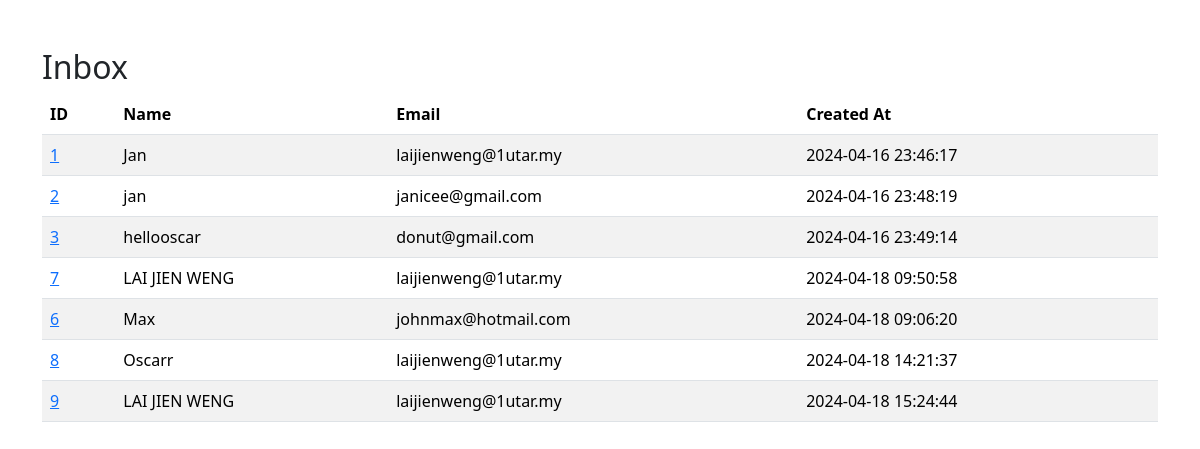
The app's page /admin/inbox.php with its own data.
### tables this page shows
CREATE TABLE `contact_responses` (
  `id` int(11) NOT NULL,
  `name` varchar(255) NOT NULL,
  `email` varchar(255) NOT NULL,
  `message` text NOT NULL,
  `created_at` timestamp NULL DEFAULT current_timestamp()
);

### admin/inbox.php (the view, shortened to what this page needs)
<?php
include("../include/connect.php");
$query = "SELECT * FROM contact_responses";
$result = mysqli_query($con, $query);
?>
<!DOCTYPE html>
<html lang="en">
<head>
    <link href="https://cdn.jsdelivr.net/npm/bootstrap@5.3.3/dist/css/bootstrap.min.css" rel="stylesheet">
</head>
<body>
    <div class="container mt-5">
        <h2>Inbox</h2>
        <table class="table table-striped">
            <thead>
                <tr>
                    <th>ID</th>
                    <th>Name</th>
                    <th>Email</th>
                    <th>Created At</th>
                </tr>
            </thead>
            <tbody>
                <?php while ($row = mysqli_fetch_assoc($result)) { ?>
                    <tr>
                        <td><a href="message_details.php?id=<?php echo $row['id']; ?>"><?php echo $row['id']; ?></a></td>
                        <td><?php echo $row['name']; ?></td>
                        <td><?php echo $row['email']; ?></td>
                        <td><?php echo $row['created_at']; ?></td>
                    </tr>
                <?php } ?>
            </tbody>
        </table>
    </div>
</body>
</html>

### records on screen
contact_responses: id "1", name "Jan", email "laijienweng@1utar.my", created_at "2024-04-16 23:46:17"
contact_responses: id "2", name "jan", email "janicee@gmail.com", created_at "2024-04-16 23:48:19"
contact_responses: id "3", name "hellooscar", email "donut@gmail.com", created_at "2024-04-16 23:49:14"
contact_responses: id "7", name "LAI JIEN WENG", email "laijienweng@1utar.my", created_at "2024-04-18 09:50:58"
contact_responses: id "6", name "Max", email "johnmax@hotmail.com", created_at "2024-04-18 09:06:20"
contact_responses: id "8", name "Oscarr", email "laijienweng@1utar.my", created_at "2024-04-18 14:21:37"
contact_responses: id "9", name "LAI JIEN WENG", email "laijienweng@1utar.my", created_at "2024-04-18 15:24:44"
